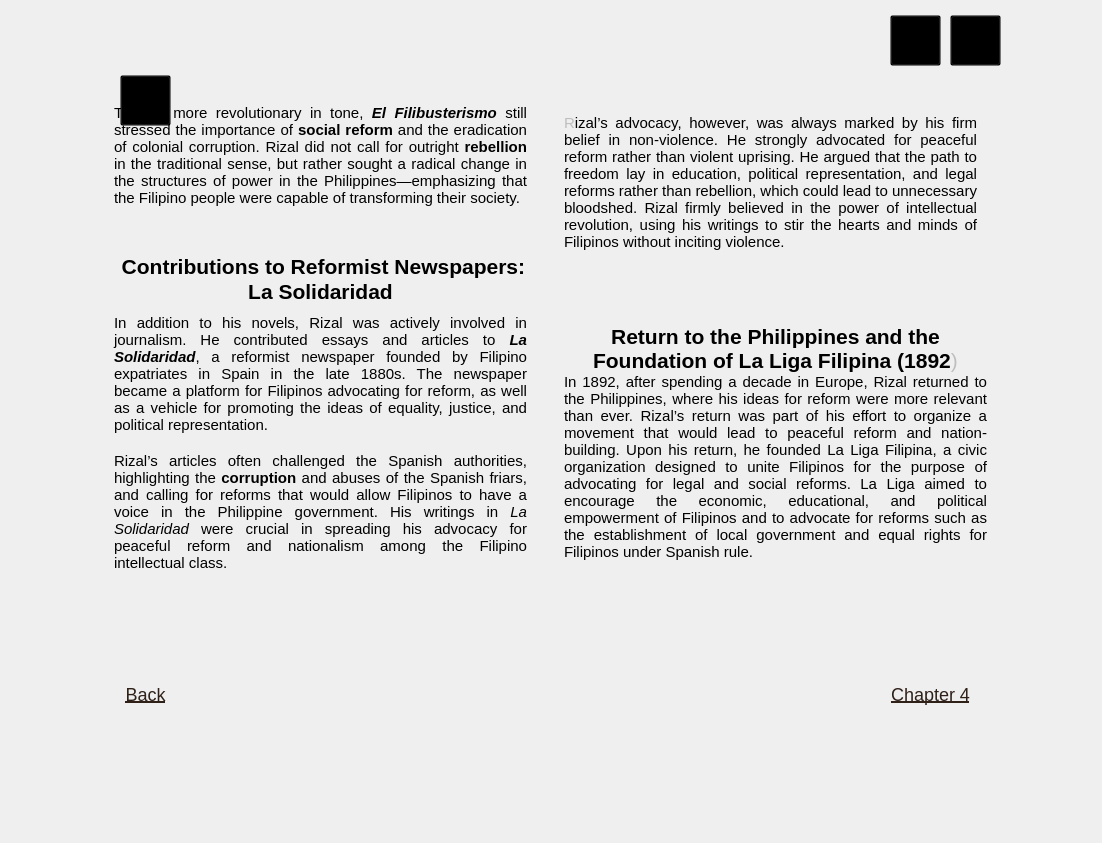
<?xml version="1.0" encoding="UTF-8"?>
<ui version="4.0">
 <class>MainWindow</class>
 <widget class="QMainWindow" name="MainWindow">
  <property name="geometry">
   <rect>
    <x>0</x>
    <y>0</y>
    <width>1102</width>
    <height>843</height>
   </rect>
  </property>
  <property name="minimumSize">
   <size>
    <width>1102</width>
    <height>843</height>
   </size>
  </property>
  <property name="maximumSize">
   <size>
    <width>1102</width>
    <height>843</height>
   </size>
  </property>
  <property name="windowTitle">
   <string>MainWindow</string>
  </property>
  <widget class="QWidget" name="centralwidget">
   <widget class="QLabel" name="bg">
    <property name="geometry">
     <rect>
      <x>0</x>
      <y>0</y>
      <width>1102</width>
      <height>843</height>
     </rect>
    </property>
    <property name="minimumSize">
     <size>
      <width>1102</width>
      <height>843</height>
     </size>
    </property>
    <property name="maximumSize">
     <size>
      <width>1102</width>
      <height>843</height>
     </size>
    </property>
    <property name="text">
     <string/>
    </property>
    <property name="pixmap">
     <pixmap>../reso/bg.png</pixmap>
    </property>
    <property name="scaledContents">
     <bool>true</bool>
    </property>
   </widget>
   <widget class="QTextEdit" name="textEdit">
    <property name="enabled">
     <bool>false</bool>
    </property>
    <property name="geometry">
     <rect>
      <x>110</x>
      <y>100</y>
      <width>421</width>
      <height>161</height>
     </rect>
    </property>
    <property name="styleSheet">
     <string notr="true"> QTextEdit {
        background: transparent;
	    font: 8pt &quot;Times New Roman&quot;;
        font-size: 10pt;
        border: none;
    }
</string>
    </property>
    <property name="html">
     <string>&lt;!DOCTYPE HTML PUBLIC &quot;-//W3C//DTD HTML 4.0//EN&quot; &quot;http://www.w3.org/TR/REC-html40/strict.dtd&quot;&gt;
&lt;html&gt;&lt;head&gt;&lt;meta name=&quot;qrichtext&quot; content=&quot;1&quot; /&gt;&lt;style type=&quot;text/css&quot;&gt;
p, li { white-space: pre-wrap; }
&lt;/style&gt;&lt;/head&gt;&lt;body style=&quot; font-family:'Times New Roman'; font-size:10pt; font-weight:400; font-style:normal;&quot;&gt;
&lt;p align=&quot;justify&quot; style=&quot; margin-top:0px; margin-bottom:0px; margin-left:0px; margin-right:0px; -qt-block-indent:0; text-indent:0px;&quot;&gt;&lt;span style=&quot; font-size:11pt; color:#000000; background-color:transparent;&quot;&gt;Though more revolutionary in tone, &lt;/span&gt;&lt;span style=&quot; font-size:11pt; font-weight:600; font-style:italic; color:#000000; background-color:transparent;&quot;&gt;El Filibusterismo&lt;/span&gt;&lt;span style=&quot; font-size:11pt;&quot;&gt; &lt;/span&gt;&lt;span style=&quot; font-size:11pt; color:#000000; background-color:transparent;&quot;&gt;still stressed the importance of &lt;/span&gt;&lt;span style=&quot; font-size:11pt; font-weight:600; color:#000000; background-color:transparent;&quot;&gt;social reform&lt;/span&gt;&lt;span style=&quot; font-size:11pt; color:#000000; background-color:transparent;&quot;&gt; and the eradication of colonial corruption. Rizal did not call for outright &lt;/span&gt;&lt;span style=&quot; font-size:11pt; font-weight:600; color:#000000; background-color:transparent;&quot;&gt;rebellion&lt;/span&gt;&lt;span style=&quot; font-size:11pt; color:#000000; background-color:transparent;&quot;&gt; in the traditional sense, but rather sought a radical change in the structures of power in the Philippines—emphasizing that the Filipino people were capable of transforming their society.      &lt;/span&gt;&lt;span style=&quot; font-size:11pt;&quot;&gt;      &lt;/span&gt;&lt;/p&gt;&lt;/body&gt;&lt;/html&gt;</string>
    </property>
   </widget>
   <widget class="QTextEdit" name="textEdit_2">
    <property name="enabled">
     <bool>false</bool>
    </property>
    <property name="geometry">
     <rect>
      <x>110</x>
      <y>250</y>
      <width>421</width>
      <height>471</height>
     </rect>
    </property>
    <property name="styleSheet">
     <string notr="true">
    QTextEdit {
        background: transparent;
        font: &quot;Times New Roman&quot;;
        font-size: 10pt;
        border: none;
    }
</string>
    </property>
    <property name="html">
     <string>&lt;!DOCTYPE HTML PUBLIC &quot;-//W3C//DTD HTML 4.0//EN&quot; &quot;http://www.w3.org/TR/REC-html40/strict.dtd&quot;&gt;
&lt;html&gt;&lt;head&gt;&lt;meta name=&quot;qrichtext&quot; content=&quot;1&quot; /&gt;&lt;style type=&quot;text/css&quot;&gt;
p, li { white-space: pre-wrap; }
&lt;/style&gt;&lt;/head&gt;&lt;body style=&quot; font-family:'MS Shell Dlg 2'; font-size:10pt; font-weight:400; font-style:normal;&quot;&gt;
&lt;p align=&quot;center&quot; style=&quot; margin-top:0px; margin-bottom:0px; margin-left:0px; margin-right:0px; -qt-block-indent:0; text-indent:0px;&quot;&gt;&lt;span style=&quot; font-family:'Times New Roman'; font-size:16pt; font-weight:600; color:#000000; background-color:transparent;&quot;&gt; Contributions to Reformist Newspapers: &lt;/span&gt;&lt;/p&gt;
&lt;p align=&quot;center&quot; style=&quot; margin-top:0px; margin-bottom:0px; margin-left:0px; margin-right:0px; -qt-block-indent:0; text-indent:0px; line-height:138%;&quot;&gt;&lt;span style=&quot; font-family:'Times New Roman'; font-size:16pt; font-weight:600; color:#000000; background-color:transparent;&quot;&gt;La Solidaridad&lt;/span&gt;&lt;/p&gt;
&lt;p align=&quot;justify&quot; style=&quot; margin-top:0px; margin-bottom:0px; margin-left:0px; margin-right:0px; -qt-block-indent:0; text-indent:0px;&quot;&gt;&lt;span style=&quot; font-family:'Times New Roman'; font-size:11pt; color:#000000; background-color:transparent;&quot;&gt;In addition to his novels, Rizal was actively involved in journalism. He contributed essays and articles to &lt;/span&gt;&lt;span style=&quot; font-family:'Times New Roman'; font-size:11pt; font-weight:600; font-style:italic; color:#000000; background-color:transparent;&quot;&gt;La Solidaridad&lt;/span&gt;&lt;span style=&quot; font-family:'Times New Roman'; font-size:11pt; color:#000000; background-color:transparent;&quot;&gt;, a reformist newspaper founded by Filipino expatriates in Spain in the late 1880s. The newspaper became a platform for Filipinos advocating for reform, as well as a vehicle for promoting the ideas of equality, justice, and political representation.    &lt;/span&gt;&lt;span style=&quot; font-family:'Times New Roman'; font-size:11pt;&quot;&gt;    &lt;/span&gt;&lt;/p&gt;
&lt;p align=&quot;justify&quot; style=&quot; margin-top:0px; margin-bottom:0px; margin-left:0px; margin-right:0px; -qt-block-indent:0; text-indent:0px;&quot;&gt;&lt;span style=&quot; font-family:'Times New Roman'; font-size:11pt; color:#000000;&quot;&gt;  &lt;/span&gt;&lt;span style=&quot; font-family:'Times New Roman'; font-size:11pt;&quot;&gt;  &lt;/span&gt;&lt;/p&gt;
&lt;p align=&quot;justify&quot; style=&quot; margin-top:0px; margin-bottom:0px; margin-left:0px; margin-right:0px; -qt-block-indent:0; text-indent:0px;&quot;&gt;&lt;span style=&quot; font-family:'Times New Roman'; font-size:11pt; color:#000000; background-color:transparent;&quot;&gt;Rizal’s articles often challenged the Spanish authorities, highlighting the &lt;/span&gt;&lt;span style=&quot; font-family:'Times New Roman'; font-size:11pt; font-weight:600; color:#000000; background-color:transparent;&quot;&gt;corruption&lt;/span&gt;&lt;span style=&quot; font-family:'Times New Roman'; font-size:11pt; color:#000000; background-color:transparent;&quot;&gt; and abuses of the Spanish friars, and calling for reforms that would allow Filipinos to have a voice in the Philippine government. His writings in &lt;/span&gt;&lt;span style=&quot; font-family:'Times New Roman'; font-size:11pt; font-style:italic; color:#000000; background-color:transparent;&quot;&gt;La Solidaridad&lt;/span&gt;&lt;span style=&quot; font-family:'Times New Roman'; font-size:11pt; color:#000000; background-color:transparent;&quot;&gt; were crucial in spreading his advocacy for peaceful reform and nationalism among the Filipino intellectual class.    &lt;/span&gt;&lt;span style=&quot; font-family:'Times New Roman'; font-size:11pt;&quot;&gt; &lt;/span&gt;&lt;span style=&quot; font-family:'Times New Roman';&quot;&gt; &lt;/span&gt;&lt;/p&gt;&lt;/body&gt;&lt;/html&gt;</string>
    </property>
   </widget>
   <widget class="QTextEdit" name="textEdit_4">
    <property name="enabled">
     <bool>false</bool>
    </property>
    <property name="geometry">
     <rect>
      <x>560</x>
      <y>320</y>
      <width>431</width>
      <height>371</height>
     </rect>
    </property>
    <property name="styleSheet">
     <string notr="true">
    QTextEdit {
        background: transparent;
        font-family: &quot;Times New Roman&quot;;
        font-size: 10pt;
        border: none;
    }
</string>
    </property>
    <property name="html">
     <string>&lt;!DOCTYPE HTML PUBLIC &quot;-//W3C//DTD HTML 4.0//EN&quot; &quot;http://www.w3.org/TR/REC-html40/strict.dtd&quot;&gt;
&lt;html&gt;&lt;head&gt;&lt;meta name=&quot;qrichtext&quot; content=&quot;1&quot; /&gt;&lt;style type=&quot;text/css&quot;&gt;
p, li { white-space: pre-wrap; }
&lt;/style&gt;&lt;/head&gt;&lt;body style=&quot; font-family:'Times New Roman'; font-size:10pt; font-weight:400; font-style:normal;&quot;&gt;
&lt;p align=&quot;center&quot; style=&quot; margin-top:0px; margin-bottom:0px; margin-left:0px; margin-right:0px; -qt-block-indent:0; text-indent:0px;&quot;&gt;&lt;span style=&quot; font-size:16pt; font-weight:600; color:#000000;&quot;&gt;Return to the Philippines and the Foundation of La Liga Filipina (1892&lt;/span&gt;&lt;span style=&quot; font-size:16pt;&quot;&gt;)&lt;/span&gt;&lt;/p&gt;
&lt;p align=&quot;justify&quot; style=&quot; margin-top:0px; margin-bottom:0px; margin-left:0px; margin-right:0px; -qt-block-indent:0; text-indent:0px;&quot;&gt;&lt;a name=&quot;docs-internal-guid-a1e5e7cd-7fff-82a8-9971-026ee8bc1386&quot;&gt;&lt;/a&gt;&lt;span style=&quot; font-family:'Arial,sans-serif'; font-size:11pt; color:#000000; background-color:transparent;&quot;&gt;I&lt;/span&gt;&lt;span style=&quot; font-size:11pt; color:#000000; background-color:transparent;&quot;&gt;n 1892, after spending a decade in Europe, Rizal returned to the Philippines, where his ideas for reform were more relevant than ever. Rizal’s return was part of his effort to organize a movement that would lead to peaceful reform and nation-building. Upon his return, he founded La Liga Filipina, a civic organization designed to unite Filipinos for the purpose of advocating for legal and social reforms. La Liga aimed to encourage the economic, educational, and political empowerment of Filipinos and to advocate for reforms such as the establishment of local government and equal rights for Filipinos under Spanish rule.&lt;/span&gt;&lt;/p&gt;&lt;/body&gt;&lt;/html&gt;</string>
    </property>
   </widget>
   <widget class="QPushButton" name="backbutton">
    <property name="geometry">
     <rect>
      <x>120</x>
      <y>680</y>
      <width>51</width>
      <height>28</height>
     </rect>
    </property>
    <property name="styleSheet">
     <string notr="true">QPushButton {
    background-color: transparent;
    border: none;
    color: #2f2018;       /* Default font color */
    font-size: 18px;
    font-family: &quot;Times New Roman&quot;;
    text-decoration: underline;
}

QPushButton:hover {
    color: red;           /* Red color on hover */
}

QPushButton:pressed {
    color: #800000;       /* Darker red when pressed */
}</string>
    </property>
    <property name="text">
     <string>Back</string>
    </property>
   </widget>
   <widget class="QPushButton" name="nextbutton">
    <property name="geometry">
     <rect>
      <x>890</x>
      <y>680</y>
      <width>81</width>
      <height>28</height>
     </rect>
    </property>
    <property name="styleSheet">
     <string notr="true">QPushButton {
    background-color: transparent;
    border: none;
    color: #2f2018;       /* Default font color */
    font-size: 18px;
    font-family: &quot;Times New Roman&quot;;
    text-decoration: underline;
}

QPushButton:hover {
    color: red;           /* Red color on hover */
}

QPushButton:pressed {
    color: #800000;       /* Darker red when pressed */
}</string>
    </property>
    <property name="text">
     <string>Chapter 4</string>
    </property>
   </widget>
   <widget class="QPushButton" name="bmbutton">
    <property name="geometry">
     <rect>
      <x>120</x>
      <y>75</y>
      <width>51</width>
      <height>51</height>
     </rect>
    </property>
    <property name="styleSheet">
     <string notr="true">QPushButton {
    background-color: transparent;
}</string>
    </property>
    <property name="text">
     <string/>
    </property>
   </widget>
   <widget class="QPushButton" name="volumebutton">
    <property name="geometry">
     <rect>
      <x>890</x>
      <y>15</y>
      <width>51</width>
      <height>51</height>
     </rect>
    </property>
    <property name="styleSheet">
     <string notr="true">QPushButton {
    background-color: transparent;
}</string>
    </property>
    <property name="text">
     <string/>
    </property>
   </widget>
   <widget class="QPushButton" name="exitbutton">
    <property name="geometry">
     <rect>
      <x>950</x>
      <y>15</y>
      <width>51</width>
      <height>51</height>
     </rect>
    </property>
    <property name="styleSheet">
     <string notr="true">QPushButton {
    background-color: transparent;
}</string>
    </property>
    <property name="text">
     <string/>
    </property>
   </widget>
   <widget class="QLabel" name="social">
    <property name="geometry">
     <rect>
      <x>360</x>
      <y>130</y>
      <width>101</width>
      <height>21</height>
     </rect>
    </property>
    <property name="text">
     <string/>
    </property>
   </widget>
   <widget class="QLabel" name="rebel">
    <property name="geometry">
     <rect>
      <x>180</x>
      <y>170</y>
      <width>71</width>
      <height>21</height>
     </rect>
    </property>
    <property name="text">
     <string/>
    </property>
   </widget>
   <widget class="QLabel" name="corruption">
    <property name="geometry">
     <rect>
      <x>230</x>
      <y>550</y>
      <width>91</width>
      <height>21</height>
     </rect>
    </property>
    <property name="text">
     <string/>
    </property>
   </widget>
   <widget class="QTextEdit" name="textEdit_5">
    <property name="enabled">
     <bool>false</bool>
    </property>
    <property name="geometry">
     <rect>
      <x>560</x>
      <y>110</y>
      <width>421</width>
      <height>241</height>
     </rect>
    </property>
    <property name="styleSheet">
     <string notr="true">
    QTextEdit {
        background: transparent;
        font-family: &quot;Times New Roman&quot;;
        font-size: 10pt;
        border: none;
    }
</string>
    </property>
    <property name="html">
     <string>&lt;!DOCTYPE HTML PUBLIC &quot;-//W3C//DTD HTML 4.0//EN&quot; &quot;http://www.w3.org/TR/REC-html40/strict.dtd&quot;&gt;
&lt;html&gt;&lt;head&gt;&lt;meta name=&quot;qrichtext&quot; content=&quot;1&quot; /&gt;&lt;style type=&quot;text/css&quot;&gt;
p, li { white-space: pre-wrap; }
&lt;/style&gt;&lt;/head&gt;&lt;body style=&quot; font-family:'Times New Roman'; font-size:10pt; font-weight:400; font-style:normal;&quot;&gt;
&lt;p align=&quot;justify&quot; style=&quot; margin-top:0px; margin-bottom:0px; margin-left:0px; margin-right:0px; -qt-block-indent:0; text-indent:0px;&quot;&gt;&lt;a name=&quot;docs-internal-guid-3c5817af-7fff-c58b-d2b5-c9b5d83b46ce&quot;&gt;&lt;/a&gt;&lt;span style=&quot; font-size:11pt;&quot;&gt;R&lt;/span&gt;&lt;span style=&quot; font-size:11pt; color:#000000; background-color:transparent;&quot;&gt;izal’s advocacy, however, was always marked by his firm belief in non-violence. He strongly advocated for peaceful reform rather than violent uprising. He argued that the path to freedom lay in education, political representation, and legal reforms rather than rebellion, which could lead to unnecessary bloodshed. Rizal firmly believed in the power of intellectual revolution, using his writings to stir the hearts and minds of Filipinos without inciting violence.&lt;/span&gt;&lt;/p&gt;
&lt;p align=&quot;justify&quot; style=&quot; margin-top:0px; margin-bottom:0px; margin-left:0px; margin-right:0px; -qt-block-indent:0; text-indent:0px;&quot;&gt;&lt;span style=&quot; font-size:11pt;&quot;&gt;&lt;br /&gt;&lt;/span&gt;&lt;/p&gt;&lt;/body&gt;&lt;/html&gt;</string>
    </property>
   </widget>
  </widget>
 </widget>
 <resources/>
 <connections/>
</ui>
